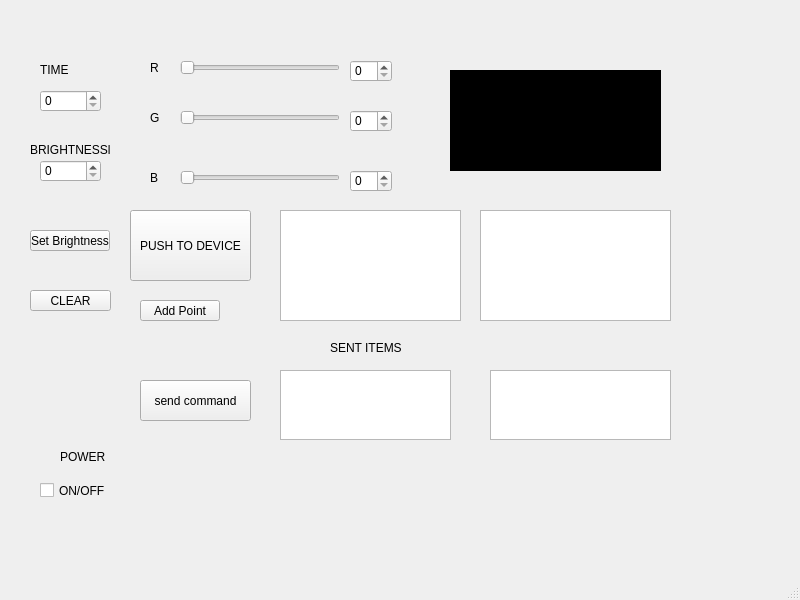
<?xml version="1.0" encoding="UTF-8"?>
<ui version="4.0">
 <class>MainWindow</class>
 <widget class="QMainWindow" name="MainWindow">
  <property name="geometry">
   <rect>
    <x>0</x>
    <y>0</y>
    <width>800</width>
    <height>600</height>
   </rect>
  </property>
  <property name="windowTitle">
   <string>MainWindow</string>
  </property>
  <widget class="QWidget" name="centralwidget">
   <widget class="QSlider" name="sliderR">
    <property name="geometry">
     <rect>
      <x>180</x>
      <y>60</y>
      <width>160</width>
      <height>16</height>
     </rect>
    </property>
    <property name="maximum">
     <number>255</number>
    </property>
    <property name="orientation">
     <enum>Qt::Horizontal</enum>
    </property>
   </widget>
   <widget class="QSlider" name="sliderG">
    <property name="geometry">
     <rect>
      <x>180</x>
      <y>110</y>
      <width>160</width>
      <height>16</height>
     </rect>
    </property>
    <property name="maximum">
     <number>255</number>
    </property>
    <property name="orientation">
     <enum>Qt::Horizontal</enum>
    </property>
   </widget>
   <widget class="QSlider" name="sliderB">
    <property name="geometry">
     <rect>
      <x>180</x>
      <y>170</y>
      <width>160</width>
      <height>16</height>
     </rect>
    </property>
    <property name="maximum">
     <number>255</number>
    </property>
    <property name="orientation">
     <enum>Qt::Horizontal</enum>
    </property>
   </widget>
   <widget class="QLabel" name="displayColor">
    <property name="geometry">
     <rect>
      <x>450</x>
      <y>70</y>
      <width>211</width>
      <height>101</height>
     </rect>
    </property>
    <property name="autoFillBackground">
     <bool>false</bool>
    </property>
    <property name="styleSheet">
     <string notr="true">border-color: rgb(0, 0, 0);
background-color: rgb(0, 0, 0);</string>
    </property>
    <property name="text">
     <string/>
    </property>
   </widget>
   <widget class="QPushButton" name="pushButtonSetRgb">
    <property name="geometry">
     <rect>
      <x>130</x>
      <y>210</y>
      <width>121</width>
      <height>71</height>
     </rect>
    </property>
    <property name="text">
     <string>PUSH TO DEVICE</string>
    </property>
   </widget>
   <widget class="QTextEdit" name="textEdit">
    <property name="geometry">
     <rect>
      <x>280</x>
      <y>210</y>
      <width>181</width>
      <height>111</height>
     </rect>
    </property>
   </widget>
   <widget class="QPushButton" name="pushButtonAddPoint">
    <property name="geometry">
     <rect>
      <x>140</x>
      <y>300</y>
      <width>80</width>
      <height>21</height>
     </rect>
    </property>
    <property name="text">
     <string>Add Point</string>
    </property>
   </widget>
   <widget class="QTextEdit" name="nodeMCUAnswer">
    <property name="geometry">
     <rect>
      <x>480</x>
      <y>210</y>
      <width>191</width>
      <height>111</height>
     </rect>
    </property>
   </widget>
   <widget class="QSpinBox" name="spinBoxR">
    <property name="geometry">
     <rect>
      <x>350</x>
      <y>60</y>
      <width>42</width>
      <height>22</height>
     </rect>
    </property>
    <property name="maximum">
     <number>255</number>
    </property>
   </widget>
   <widget class="QSpinBox" name="spinBoxG">
    <property name="geometry">
     <rect>
      <x>350</x>
      <y>110</y>
      <width>42</width>
      <height>22</height>
     </rect>
    </property>
    <property name="maximum">
     <number>255</number>
    </property>
   </widget>
   <widget class="QSpinBox" name="spinBoxB">
    <property name="geometry">
     <rect>
      <x>350</x>
      <y>170</y>
      <width>42</width>
      <height>22</height>
     </rect>
    </property>
    <property name="maximum">
     <number>255</number>
    </property>
   </widget>
   <widget class="QSpinBox" name="spinBoxTime">
    <property name="geometry">
     <rect>
      <x>40</x>
      <y>90</y>
      <width>61</width>
      <height>22</height>
     </rect>
    </property>
    <property name="maximum">
     <number>10000</number>
    </property>
   </widget>
   <widget class="QLabel" name="label">
    <property name="geometry">
     <rect>
      <x>40</x>
      <y>60</y>
      <width>51</width>
      <height>20</height>
     </rect>
    </property>
    <property name="text">
     <string>TIME</string>
    </property>
   </widget>
   <widget class="QLabel" name="label_2">
    <property name="geometry">
     <rect>
      <x>150</x>
      <y>60</y>
      <width>21</width>
      <height>16</height>
     </rect>
    </property>
    <property name="text">
     <string>R</string>
    </property>
   </widget>
   <widget class="QLabel" name="label_3">
    <property name="geometry">
     <rect>
      <x>150</x>
      <y>110</y>
      <width>21</width>
      <height>16</height>
     </rect>
    </property>
    <property name="text">
     <string>G</string>
    </property>
   </widget>
   <widget class="QLabel" name="label_4">
    <property name="geometry">
     <rect>
      <x>150</x>
      <y>170</y>
      <width>16</width>
      <height>16</height>
     </rect>
    </property>
    <property name="text">
     <string>B</string>
    </property>
   </widget>
   <widget class="QLabel" name="label_5">
    <property name="geometry">
     <rect>
      <x>330</x>
      <y>340</y>
      <width>81</width>
      <height>16</height>
     </rect>
    </property>
    <property name="text">
     <string>SENT ITEMS</string>
    </property>
   </widget>
   <widget class="QTextEdit" name="textEditSendCommand">
    <property name="geometry">
     <rect>
      <x>280</x>
      <y>370</y>
      <width>171</width>
      <height>70</height>
     </rect>
    </property>
   </widget>
   <widget class="QPushButton" name="pushButtonSendCommand">
    <property name="geometry">
     <rect>
      <x>140</x>
      <y>380</y>
      <width>111</width>
      <height>41</height>
     </rect>
    </property>
    <property name="text">
     <string>send command</string>
    </property>
   </widget>
   <widget class="QTextEdit" name="textEditResponse">
    <property name="geometry">
     <rect>
      <x>490</x>
      <y>370</y>
      <width>181</width>
      <height>70</height>
     </rect>
    </property>
   </widget>
   <widget class="QSpinBox" name="spinBoxBright">
    <property name="geometry">
     <rect>
      <x>40</x>
      <y>160</y>
      <width>61</width>
      <height>22</height>
     </rect>
    </property>
    <property name="maximum">
     <number>100</number>
    </property>
   </widget>
   <widget class="QLabel" name="label_6">
    <property name="geometry">
     <rect>
      <x>30</x>
      <y>140</y>
      <width>101</width>
      <height>20</height>
     </rect>
    </property>
    <property name="text">
     <string>BRIGHTNESSl</string>
    </property>
   </widget>
   <widget class="QPushButton" name="pushButtonSetBr">
    <property name="geometry">
     <rect>
      <x>30</x>
      <y>230</y>
      <width>80</width>
      <height>21</height>
     </rect>
    </property>
    <property name="text">
     <string>Set Brightness</string>
    </property>
   </widget>
   <widget class="QCheckBox" name="checkBoxPowerSwitch">
    <property name="geometry">
     <rect>
      <x>40</x>
      <y>470</y>
      <width>71</width>
      <height>41</height>
     </rect>
    </property>
    <property name="text">
     <string>ON/OFF</string>
    </property>
   </widget>
   <widget class="QLabel" name="label_7">
    <property name="geometry">
     <rect>
      <x>60</x>
      <y>450</y>
      <width>47</width>
      <height>13</height>
     </rect>
    </property>
    <property name="text">
     <string>POWER</string>
    </property>
   </widget>
   <widget class="QPushButton" name="pushButtonClear">
    <property name="geometry">
     <rect>
      <x>30</x>
      <y>290</y>
      <width>81</width>
      <height>21</height>
     </rect>
    </property>
    <property name="text">
     <string>CLEAR</string>
    </property>
   </widget>
  </widget>
  <widget class="QMenuBar" name="menubar">
   <property name="geometry">
    <rect>
     <x>0</x>
     <y>0</y>
     <width>800</width>
     <height>20</height>
    </rect>
   </property>
  </widget>
  <widget class="QStatusBar" name="statusbar"/>
 </widget>
 <resources/>
 <connections>
  <connection>
   <sender>sliderR</sender>
   <signal>valueChanged(int)</signal>
   <receiver>spinBoxR</receiver>
   <slot>setValue(int)</slot>
   <hints>
    <hint type="sourcelabel">
     <x>322</x>
     <y>83</y>
    </hint>
    <hint type="destinationlabel">
     <x>387</x>
     <y>87</y>
    </hint>
   </hints>
  </connection>
  <connection>
   <sender>spinBoxR</sender>
   <signal>valueChanged(int)</signal>
   <receiver>sliderR</receiver>
   <slot>setValue(int)</slot>
   <hints>
    <hint type="sourcelabel">
     <x>353</x>
     <y>101</y>
    </hint>
    <hint type="destinationlabel">
     <x>317</x>
     <y>88</y>
    </hint>
   </hints>
  </connection>
  <connection>
   <sender>sliderG</sender>
   <signal>valueChanged(int)</signal>
   <receiver>spinBoxG</receiver>
   <slot>setValue(int)</slot>
   <hints>
    <hint type="sourcelabel">
     <x>326</x>
     <y>138</y>
    </hint>
    <hint type="destinationlabel">
     <x>360</x>
     <y>140</y>
    </hint>
   </hints>
  </connection>
  <connection>
   <sender>spinBoxG</sender>
   <signal>valueChanged(int)</signal>
   <receiver>sliderG</receiver>
   <slot>setValue(int)</slot>
   <hints>
    <hint type="sourcelabel">
     <x>361</x>
     <y>145</y>
    </hint>
    <hint type="destinationlabel">
     <x>319</x>
     <y>143</y>
    </hint>
   </hints>
  </connection>
  <connection>
   <sender>spinBoxB</sender>
   <signal>valueChanged(int)</signal>
   <receiver>sliderB</receiver>
   <slot>setValue(int)</slot>
   <hints>
    <hint type="sourcelabel">
     <x>358</x>
     <y>197</y>
    </hint>
    <hint type="destinationlabel">
     <x>336</x>
     <y>198</y>
    </hint>
   </hints>
  </connection>
  <connection>
   <sender>sliderB</sender>
   <signal>valueChanged(int)</signal>
   <receiver>spinBoxB</receiver>
   <slot>setValue(int)</slot>
   <hints>
    <hint type="sourcelabel">
     <x>279</x>
     <y>202</y>
    </hint>
    <hint type="destinationlabel">
     <x>363</x>
     <y>196</y>
    </hint>
   </hints>
  </connection>
 </connections>
</ui>
